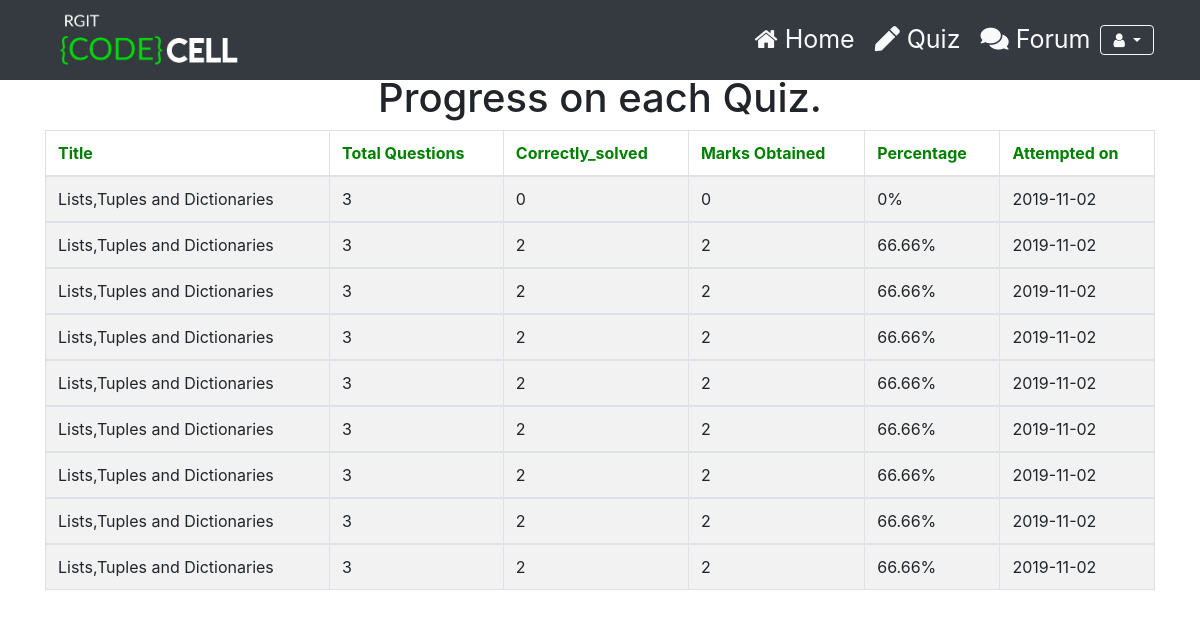
/quiz/progress/ (signed in), run on the app's committed database.
### Quiz/models.py (models this page shows, shortened)
class Progress(models.Model):
    student = models.ForeignKey(User, null = False, blank = False, verbose_name = "Student", on_delete = models.CASCADE)
    quiz = models.ForeignKey(Quiz, null = False, blank = False, verbose_name = "Quiz", on_delete = models.CASCADE)
    attempted_on = models.DateTimeField(auto_now_add = True, verbose_name = "Attempted Quiz on ")
    Questions_attempted = models.PositiveSmallIntegerField(blank = False, null = False, verbose_name = "Question Attempted", default = 0)
    Questions_correct = models.PositiveSmallIntegerField(blank = False, null = False, verbose_name = "Questions Correctly answered", default = 0)
    marks = models.PositiveSmallIntegerField(blank = False, null = False, verbose_name = "Marks Scored", default = 0)
    class Meta:
        verbose_name = "Progress of Student"

class Quiz(models.Model):
    title = models.CharField(verbose_name= "Title", max_length = 50, blank = False)
    description = models.TextField(verbose_name = "Description", blank = True, help_text = "Quiz description")
    level = models.CharField(verbose_name = "Level", help_text = "Level of difficultly", max_length = 10,default = 'Easy',choices = (('Hard','Hard'),('Intermediate','Intermediate'),('Easy','Easy')))
    url = models.SlugField(max_length = 60, blank = False, help_text = "A user friendly url", verbose_name = "User Friendly Url")
    category = models.ForeignKey(Category, null = False, blank = True, verbose_name = "Category", on_delete = models.CASCADE)
    random_order = models.BooleanField(blank = False, default = True, verbose_name = "Random Order", help_text = "Display the questions in Random Order ?")
    max_questions = models.PositiveIntegerField(blank = False, null = False, default = 1, verbose_name = "Max_questions", help_text = "Number of questions to be displayed on each attempt")
    single_attempt = models.BooleanField(blank = False, default = False, help_text = "If selected, user will be allowed only one attempt for this quiz", verbose_name = "Single Attempt")
    pass_mark = models.PositiveSmallIntegerField(blank = True, default = 0, verbose_name = "Passing Marks", help_text = "Percentage required to pass", validators = [MaxValueValidator(100)])
    success_text = models.TextField(blank = True, help_text = "Displayed if user passes.", verbose_name = "Success Text")
    fail_text = models.TextField(blank = True, help_text = "Displayed if user fails", verbose_name = "Fail Text")
    draft = models.BooleanField(blank = True, default = False, verbose_name = "Draft", help_text = "Quiz won't be available to student if this is selected, only for internal assessment this quiz will be available")
    class Meta:
        verbose_name = "Quiz"
        verbose_name_plural = "Quizzes"
    def total_marks(self):
        return sum(map(lambda x: x.marks,Question.objects.all().filter(quiz = self)))

### Quiz/views.py (the view)
# urls.py: path('progress/',views.user_progress,name = 'quiz_progress'),
@login_required
def user_progress(request):
    quiz = []
    progress = Progress.objects.all().filter(student = request.user).order_by('-attempted_on')
    i = 0
    for j in progress:
        context = []
        context.append(j.quiz.title)
        context.append(len(Question.objects.all().filter(quiz = j.quiz)))
        context.append(j.Questions_correct)
        context.append(j.marks)
        if j.marks is 0:
            context.append(0)
        else:
            context.append(str(j.marks/j.quiz.total_marks()*100)[:5])
        context.append(j.attempted_on.date().__str__())
        quiz.append(context)
        i += 1
    return render(request,'Quiz/progress.html',{"Quiz": quiz})

### Quiz/templates/Quiz/progress.html (shortened to what this page needs)
{% extends "Accounts/base.html" %}
{% load static %}
{% block content %}
  <body data-spy="scroll" data-target=".navbar" >
    <header id="header">
      <div class="container-fluid fixed-top bg-dark" >
        <nav class="navbar navbar-expand-lg ">
          <div class="container-fluid">
            <a class="logo" href="{% url 'home' %}"><img src="{% static 'Accounts/assets/logo.png' %}" width="200px;" alt=""></a>
            <div class="collapse navbar-collapse" id="navbarContent" >
              <ul class="navbar-nav ml-auto ">
                <li class="nav-item">
                  <a class="nav-link text-light " href="{% url 'home' %}" style="font-size: 25px;padding-left: 10px;padding-right: 10px;"><span class="fa fa-home"></span> Home</a>
                </li>
                <li class="nav-item">
                  <a class="nav-link text-light" href="{% url 'quiz_category_list_all' %}" data-scroll-nav="5" style="font-size: 25px;padding-left: 10px;padding-right: 10px;"><span class="fas fa-pen"></span> Quiz</a>
                </li>
                <li class="nav-item">
                  <a class="nav-link text-light" href="{% url 'forum_home' %}" style="font-size: 25px;padding-left: 10px;padding-right: 10px"><span class="fas fa-comments"></span> Forum</a>
                </li>
                            <li><div class="dropdown">
                  <button type="button" class="btn btn-outline-light dropdown-toggle fa fa-user" data-toggle="dropdown">
                  </button>
                </div></li>
              </ul>
            </div>
          </div>
        </nav>
      </div>
    </header>
<div class="container">
  {% if  Quiz %}
      <center><h1 >Progress on each Quiz.</h1></center>
      <div class ="table-responsive">
      <table class="table table-bordered table-striped table-hover">
          <thead>
            <tr>
              <th style="color: green;">Title</th>
              <th style="color: green;">Total Questions</th>
              <th style="color: green;">Correctly_solved</th>
              <th style="color: green;">Marks Obtained</th>
              <th style="color: green;">Percentage</th>
              <th style="color: green;">Attempted on </th>
            </tr>
          </thead>
      {% for name,total_question,correct,marks,percentage,date in Quiz %}
          <tbody>
              <tr>
                <td >{{ name }}</td>
                <td >{{ total_question }}</td>
                <td >{{ correct }}</td>
                <td >{{ marks }}</td>
                <td >{{ percentage }}%</td>
                <td >{{ date }}</td>
              </tr>
          </tbody>
      {% endfor %}
      </table>
      </div>
  {% else %}
      <h1 > You haven't attempted any quiz yet.</h1>
  {% endif %}
  </div>
  {% endblock %}

### Accounts/templates/Accounts/base.html (shortened to what this page needs)
{% load static %}
<html>
<head>
    <link rel="stylesheet" href="https://maxcdn.bootstrapcdn.com/bootstrap/4.3.1/css/bootstrap.min.css">
    <link rel="stylesheet" href="https://use.fontawesome.com/releases/v5.4.1/css/all.css">
    <link rel="stylesheet" href="https://cdnjs.cloudflare.com/ajax/libs/bootstrap-social/5.1.1/bootstrap-social.css">
    <link href='https://maxcdn.bootstrapcdn.com/font-awesome/4.6.3/css/font-awesome.min.css' rel='stylesheet' type='text/css'>
    <link rel="stylesheet" href="{% static 'Accounts/styles.css' %}" media="screen" />
</head>
<body>
{% block content %}
{% endblock %}
</body>
</html>

### Accounts/static/Accounts/styles.css (style rules this page uses)
header { margin-top: 74px; }
button { margin-top: 12px; }

### data on the page
Progress: title "Lists,Tuples and Dictionaries", Questions_attempted "3", correct "0", marks "0", percentage "0", attempted_on "2019-11-02"
Quiz: Quiz "Lists,Tuples and Dictionaries" "Lists,Tuples and Dictionaries" "Lists,Tuples and Dictionaries" "Lists,Tuples and Dictionaries" "Lists,Tuples and Dictionaries" "Lists,Tuples and Dictionaries" "Lists,Tuples and Dictionaries" "Lists,Tuples and Dictionaries"

### other printed values
{{ total_question }} "3" "3" "3" "3" "3" "3" "3" "3"
{{ correct }} "2" "2" "2" "2" "2" "2" "2" "2"
{{ marks }} "2" "2" "2" "2" "2" "2" "2" "2"
{{ percentage }} "66.66" "66.66" "66.66" "66.66" "66.66" "66.66" "66.66" "66.66"
{{ date }} "2019-11-02" "2019-11-02" "2019-11-02" "2019-11-02" "2019-11-02" "2019-11-02" "2019-11-02" "2019-11-02"
